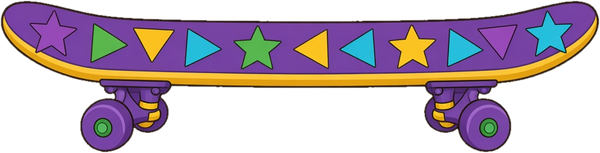
#> input picture art/board.png, 600 x 153 px
$ python cutout.py ../art/board.png ../art/rat-air.png
#> lines starting #> are read from the running program, lines starting #| are printed output that depends on the picture
"""Cuts the fake checkerboard background out of AI-generated art.
Usage: python tools/cutout.py input.jpg output.png [--fill-holes]
"""
import numpy as np, sys
from PIL import Image, ImageFilter
from scipy import ndimage as nd
src,dst=sys.argv[1],sys.argv[2]
fill='--fill-holes' in sys.argv
if True:
    a=np.asarray(Image.open(src).convert('RGB')).astype(int)
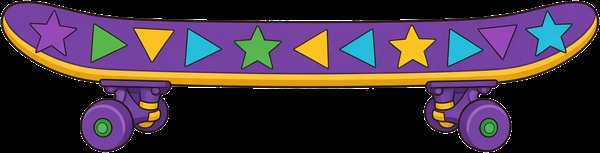
#> a: shape (153, 600, 3) int64; mean R, G, B 66.1, 50.5, 62.8
    mx,mn=a.max(2),a.min(2)
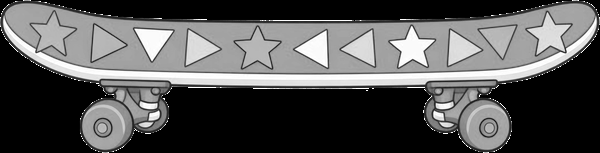
#> mx: shape (153, 600) int64; min 0, max 255, mean 85.6
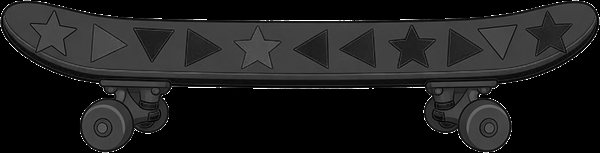
#> mn: shape (153, 600) int64; min 0, max 255, mean 29.7
    light=(mx-mn<28)&(mn>165)                    # checkerboard / white streak pixels
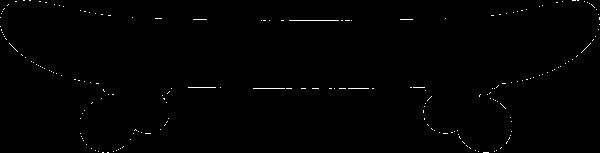
#> light: shape (153, 600) bool; 0.56% white in thin lines or dots
    lab,_=nd.label(light)
#> lab: shape (153, 600) int32; 253 distinct labels, from 0 to 252
    edge=set(np.unique(np.r_[lab[0],lab[-1],lab[:,0],lab[:,-1]]))-{0}
#> edge = 11 items
    bg=np.isin(lab,list(edge))
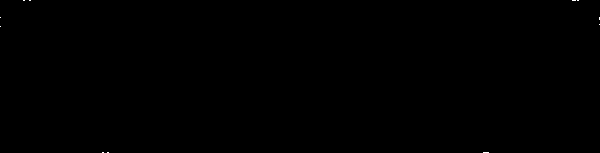
#> bg: shape (153, 600) bool; 0.03% white in thin lines or dots
    br=mn
    for i in range(1,lab.max()+1):              # enclosed checkerboard (e.g. inside headphone bands)
        if i in edge: continue
        m=lab==i; n=m.sum()
        if n<250: continue
        v=br[m]
        if (v<228).mean()>.15 and (v>245).mean()>.15: bg|=m
#> this loop made 252 passes
#> n on passes 5 to 7: 2, 2, 1
    fg=~bg
#> fg: shape (153, 600) bool; 100% white; black in thin lines or dots
    fg=nd.binary_opening(fg,iterations=2)        # kill leftover specks
#> fg: shape (153, 600) bool; 100% white; black in thin lines or dots
    lab2,n=nd.label(fg); sizes=nd.sum(fg,lab2,range(1,n+1))
#> after `lab2, n = nd.label(fg)`: lab2: shape (153, 600) int32; values 0 (black) and 1 (white), 100% white; black in thin lines or dots
#> after `lab2, n = nd.label(fg)`: n = 1
#> after `sizes = nd.sum(fg, lab2, range(1, n + 1))`: sizes = [91762]
    keep=np.isin(lab2,1+np.where(sizes>=sizes.max()*0.02)[0])
    keep=nd.binary_fill_holes(keep) if fill else keep
    keep=nd.binary_erosion(keep,iterations=1)     # trim jpeg halo
#> keep: shape (153, 600) bool; 98.3% white; black in thin lines or dots
    alpha=Image.fromarray((keep*255).astype('uint8')).filter(ImageFilter.GaussianBlur(0.8))
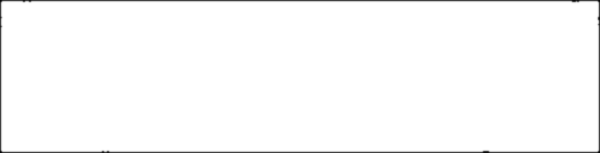
#> alpha: PIL image 600x153 L; min 4, max 255, mean 250.7
    im=Image.fromarray(a.astype('uint8')).convert('RGBA'); im.putalpha(alpha)
#> after `im.putalpha(alpha)`:
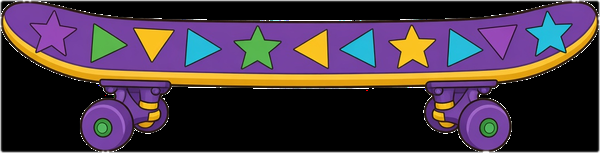
#> im: PIL image 600x153 RGBA; mean R, G, B, A 66.1, 50.5, 62.8, 250.7; transparent parts drawn white
    im=im.crop(im.getbbox())
    im.thumbnail((600,600),Image.LANCZOS)
    im.save(dst,optimize=True); print(dst,im.size)
#| ../art/rat-air.png (600, 153)
